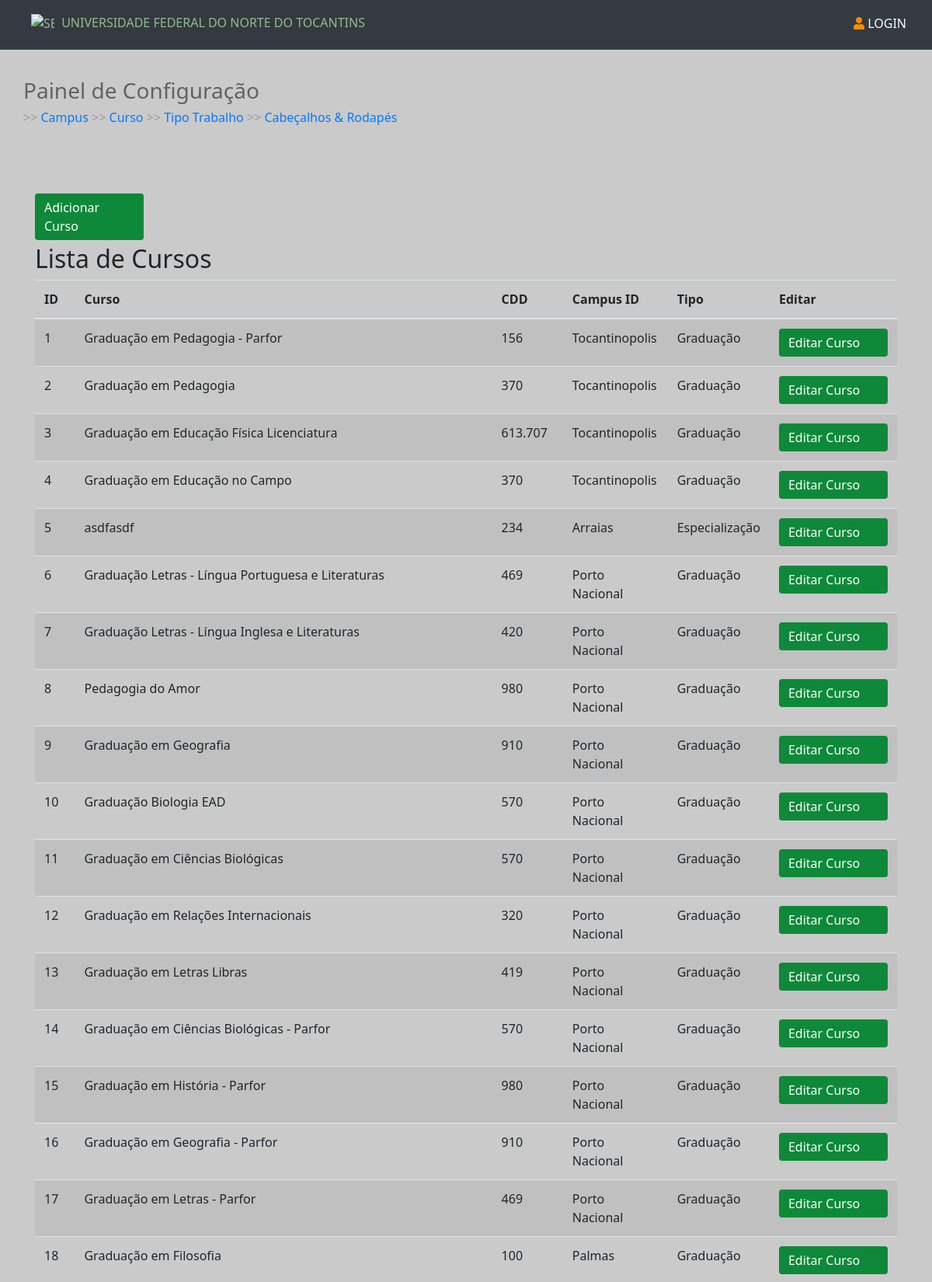
Screenshot of /cursos/ (upper part) with the database file from the repository.
### tables this page shows
CREATE TABLE curso (
                id INTEGER PRIMARY KEY AUTOINCREMENT,
                nome TEXT NOT NULL,
                cdd TEXT NOT NULL,
                campus_id INTEGER,
                tipo TEXT NOT NULL,
                ativo INTEGER DEFAULT 1,
                FOREIGN KEY (campus_id) REFERENCES campus(id)         
                
            );

### routes/curso_routes.py (the view)
@curso_routes.route('/', methods=['GET', 'POST'])
def curso_listar():
    cursos = CursoModel.get_cursos()
    campus = CampusModel.get_campus()
    return render_template('cursos_listar.html', cursos=cursos, campus=campus)

### data/conexao.py (called while the page is built)
def get_conexao():
    conexao = sqlite3.connect('data/gfc.db')
    return conexao

### models/campus_model.py (called while the page is built)
    @classmethod
    def get_campus(cls):
        con = get_conexao()
        cursor = con.cursor()
        query = 'SELECT * FROM campus'
        cursor.execute(query)
        campus_list = []
        for row in cursor.fetchall():
            campus = cls(
                id=row[0],
                nome=row[1],
                ativo=row[2]
            )
            campus_list.append(campus)
        con.close()
        return campus_list

    @staticmethod
    def get_campus_by_id(campus_id):
        con = get_conexao()
        cursor = con.cursor()
        query = 'SELECT * FROM campus WHERE id=?'
        cursor.execute(query, (campus_id,))
        row = cursor.fetchone()
        if row:
            campus = CampusModel(
                id=row[0],
                nome=row[1],
                ativo=row[2]
            )
            con.close()
            return campus
        else:
            con.close()
            return None

    def __str__(self) -> str:
        return self.nome

### models/curso_model.py (called while the page is built)
    @staticmethod
    def get_cursos():
        con = get_conexao()
        cursor = con.cursor()
        query = 'SELECT * FROM curso'
        cursor.execute(query)
        cursos = []
        for row in cursor.fetchall():
            curso = CursoModel(
                id=row[0],
                nome=row[1],
                cdd=row[2],
                campus_id=row[3],
                tipo=row[4],
                ativo=row[5]
            )
            cursos.append(curso)
        con.close()
        if not cursos:
            return None
        return cursos

    def get_campus(self):
        if self.campus_id is not None:
            return CampusModel.get_campus_by_id(self.campus_id)
        else:
            return None

### templates/cursos_listar.html (shortened to what this page needs)
{% extends "base.html" %}
{% block content %}
<div id="container" class="container" style="margin-top: 100px;">
  <div class="row">
      <h3 style="color:#636262;"> Painel de Configuração</h3>
  </div>
  <div class="row">
    <h6 style="color:#999;"> >> <a href="#">Campus</a> >> <a href="#">Curso</a> >> <a href="#">Tipo Trabalho</a> >> <a href="#">Cabeçalhos & Rodapés</a> </h6>
</div>
</div>
<div class="container mt-10">
<button type="button" class="btn btn-primary" data-toggle="modal" data-target="#cursoModal" onclick="openModal()">
  Adicionar Curso
</button>
    <h2>Lista de Cursos</h2>
    <table class="table table-striped">
        <thead>
            <tr>
                <th>ID</th>
                <th>Curso</th>
                <th>CDD</th>
                <th>Campus ID</th>
                <th>Tipo</th>
                <th>Editar</th>
            </tr>
        </thead>
        <tbody>
            {% for curso in cursos %}
                <tr>
                    <td>{{ curso.id }}</td>
                    <td>{{ curso.nome }}</td>
                    <td>{{ curso.cdd }}</td>
                    <td>{{ curso.get_campus() }}</td>
                    <td>{{ curso.tipo }}</td>
                    <th><a href="#"><button type="button" class="btn btn-primary" onclick='abrirModalEditar("{{ curso.id }}")'>Editar Curso</button>
                    </a></th>
                </tr>
            {% endfor %}
        </tbody>
    </table>
</div>
{% endblock %}

### templates/base.html (shortened to what this page needs)
<!DOCTYPE html>
<html lang="pt-br">
<head>
    <link rel="stylesheet" href="https://maxcdn.bootstrapcdn.com/bootstrap/4.5.2/css/bootstrap.min.css">
    <link rel="stylesheet" href="https://cdnjs.cloudflare.com/ajax/libs/font-awesome/5.15.2/css/all.min.css">
    <link rel="stylesheet" href="/static/assets/css/main.css" type="text/css">
</head>
<body>
    {% block header %}
            {% include "componentes/_navbar.html" %}
    {% endblock %}
    {% block content %}
    {% endblock %}
</body>
</html>

### templates/componentes/_navbar.html
<nav class="navbar navbar-expand-lg navbar-light bg-dark titulo">
  <div class="container-fluid">
    <a class="navbar-brand" href="#" style="color: darkseagreen; font-size: 16px; font-weight: 500;">
      <img src="/static/assets/img/UFNT_brasao.png" alt="Seu Logo" width="25" height="25" class="d-inline-block align-text-top">
      Universidade Federal do Norte do Tocantins</span>
    </a>
    <div class="navbar-nav ms-auto">
      <a class="nav-link" href="/login">
        <i class="fas fa-user" style="color:darkorange"></i> <span style="color: azure; font-weight: 500;">Login</span>
      </a>
    </div>
  </div>
</nav>

### static/assets/css/main.css (style rules this page uses)
body { background-color: #cacaca; font-family:'Segoe UI', Tahoma, Geneva, Verdana, sans-serif; }
.container { margin-top: 80px; margin-bottom: 0; }
button.btn-primary { background-color: #0e8939; border: 1px solid #034f03; text-align: left; width: 140px; border: #656765; font-family:'Segoe UI', Tahoma, Geneva, Verdana, sans-serif; }
.titulo { text-transform: uppercase; font-size: 16px; color: #199f5c; border-bottom: 4px solid #323d48; margin-bottom: 0px; padding: 10px; font-weight: 700; text-align: left; position: fixed; top: 0; width: 100%; z-index: 1000; }
.titulo img { width: 30px; margin-right: 5px; margin-left: 15px; }

### rows the page displays
curso: id "1", nome "Graduação em Pedagogia - Parfor", cdd "156", get_campus "Tocantinopolis", tipo "Graduação"
curso: id "2", nome "Graduação em Pedagogia", cdd "370", get_campus "Tocantinopolis", tipo "Graduação"
curso: id "3", nome "Graduação em Educação Física Licenciatura", cdd "613.707", get_campus "Tocantinopolis", tipo "Graduação"
curso: id "4", nome "Graduação em Educação no Campo", cdd "370", get_campus "Tocantinopolis", tipo "Graduação"
curso: id "5", nome "asdfasdf", cdd "234", get_campus "Arraias", tipo "Especialização"
curso: id "6", nome "Graduação Letras - Língua Portuguesa e Literaturas", cdd "469", get_campus "Porto Nacional", tipo "Graduação"
curso: id "7", nome "Graduação Letras - Língua Inglesa e Literaturas", cdd "420", get_campus "Porto Nacional", tipo "Graduação"
curso: id "8", nome "Pedagogia do Amor", cdd "980", get_campus "Porto Nacional", tipo "Graduação"
curso: id "9", nome "Graduação em Geografia", cdd "910", get_campus "Porto Nacional", tipo "Graduação"
curso: id "10", nome "Graduação Biologia EAD", cdd "570", get_campus "Porto Nacional", tipo "Graduação"
curso: id "11", nome "Graduação em Ciências Biológicas", cdd "570", get_campus "Porto Nacional", tipo "Graduação"
curso: id "12", nome "Graduação em Relações Internacionais", cdd "320", get_campus "Porto Nacional", tipo "Graduação"
curso: id "13", nome "Graduação em Letras Libras", cdd "419", get_campus "Porto Nacional", tipo "Graduação"
curso: id "14", nome "Graduação em Ciências Biológicas - Parfor", cdd "570", get_campus "Porto Nacional", tipo "Graduação"
curso: id "15", nome "Graduação em História - Parfor", cdd "980", get_campus "Porto Nacional", tipo "Graduação"
curso: id "16", nome "Graduação em Geografia - Parfor", cdd "910", get_campus "Porto Nacional", tipo "Graduação"
curso: id "17", nome "Graduação em Letras - Parfor", cdd "469", get_campus "Porto Nacional", tipo "Graduação"
curso: id "18", nome "Graduação em Filosofia", cdd "100", get_campus "Palmas", tipo "Graduação"
